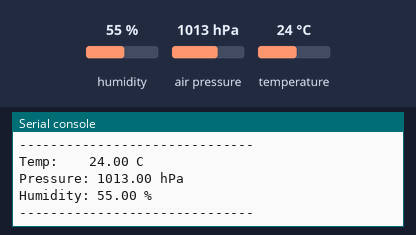
A program run on a simulated Raspberry Pi Pico running MicroPython. Parts: the last lines printed to the serial console. The test bench sets the inputs (shaded band); at power-on: humidity 55 %, air pressure 1013 hPa, temperature 24 °C.

Above: at 1.2 s.
1.3 s: humidity set to 22 %
At 2.6 s:
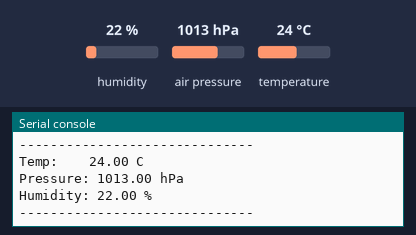
2.8 s: air pressure set to 952 hPa
At 3.9 s:
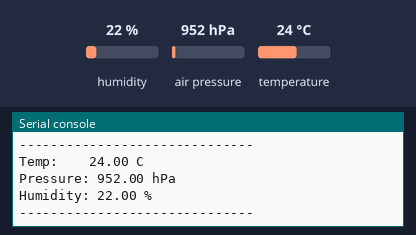

Measured:
- after the input at 1.3 s, the serial console: prints a new line after 0.75 s (image 1)
- after the input at 2.8 s, the serial console: prints a new line after 0.27 s (image 2)

The program:

example.py
```python
# Uses a MicroPython bme280 driver on a Raspberry Pi Pico (I2C0) to read compensated temperature, pressure, and humidity values and print them in a loop.
#
# Buy this module: https://shillehtek.com/products/bme280-pre-soldered-atmospheric-temperature-pressure-and-humidity-sensor
# Full manual: https://shillehtek.com/blogs/shillehtek-product-manuals/bme280-environmental-sensor-raspberry-pi-arduino-esp32-i2c-humidity-pressure-and-temperature-measurement
# More examples: https://github.com/shillehbean/shillehtek-examples
#

# BME280 on Raspberry Pi Pico via I2C0 (GP0 SDA, GP1 SCL)
# Upload a bme280.py driver module to the Pico filesystem first.

from machine import Pin, I2C
import bme280
import time

i2c = I2C(0, sda=Pin(0), scl=Pin(1), freq=100000)
print("I2C scan:", [hex(d) for d in i2c.scan()])

sensor = bme280.BME280(i2c=i2c, address=0x76)

while True:
    t, p, h = sensor.read_compensated_data()
    print("Temp:    {:.2f} C".format(t / 100))
    print("Pressure: {:.2f} hPa".format(p / 25600))
    print("Humidity: {:.2f} %".format(h / 1024))
    print("-" * 30)
    time.sleep(1)
```
